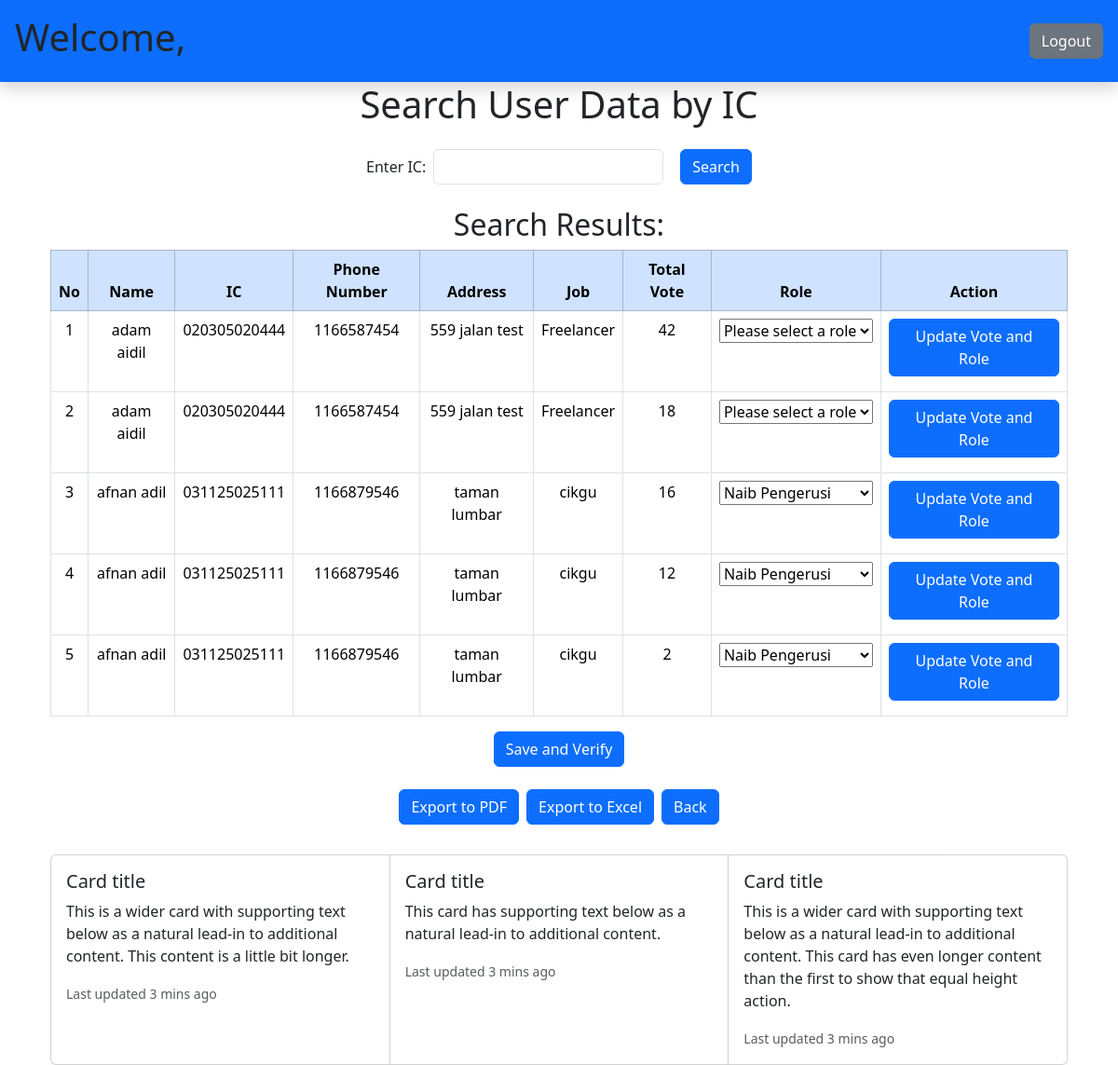
Before: /backend/form2_JHEPP.php?masjid_id=1 with the older database file.
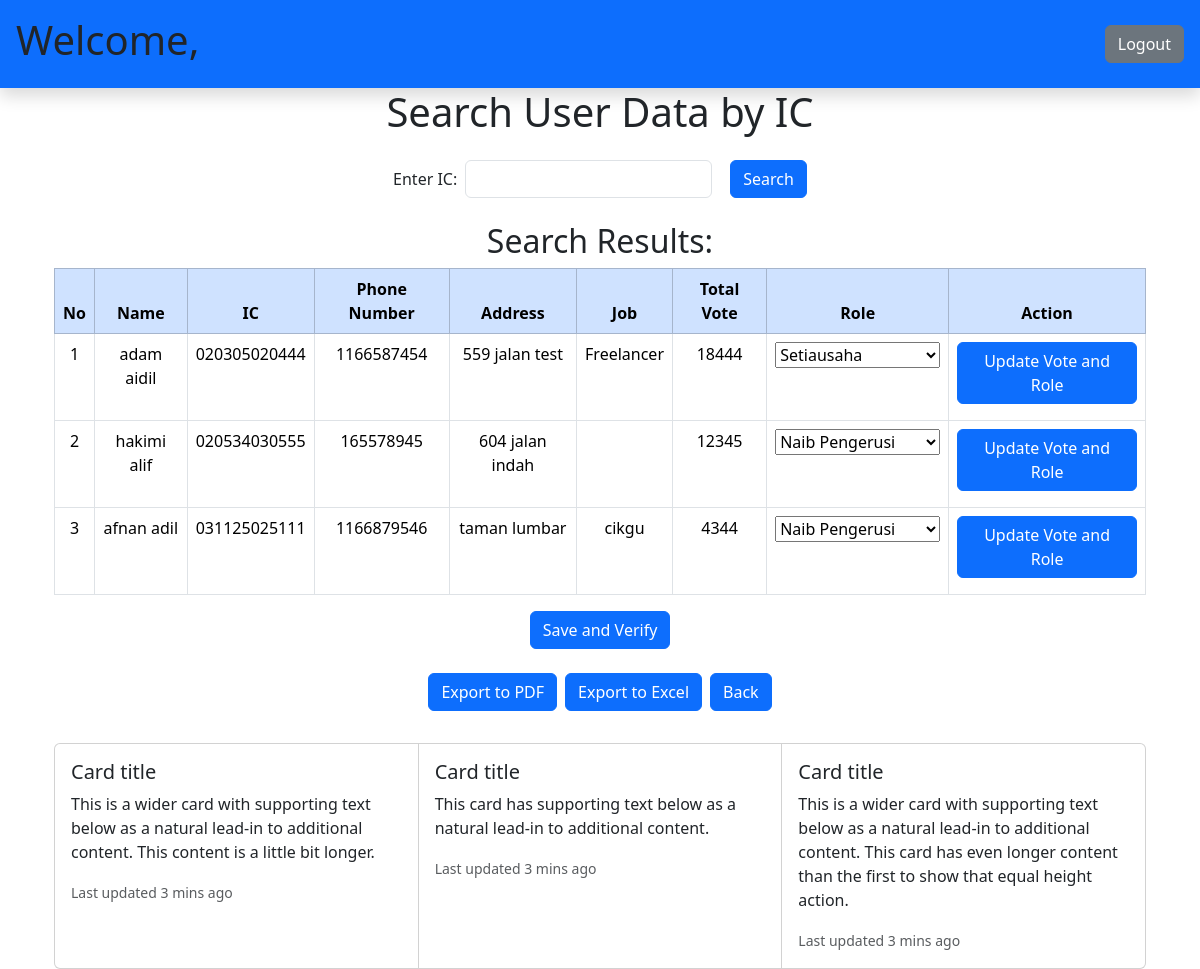
After: the same page with the newer database file.
### tables this page shows
CREATE TABLE `form` (
  `form_id` int(8) NOT NULL,
  `date` date NOT NULL,
  `name` varchar(50) NOT NULL,
  `ic` varchar(12) NOT NULL,
  `phone_num` int(11) NOT NULL,
  `address` varchar(50) NOT NULL,
  `job` varchar(30) NOT NULL,
  `total_vote` int(4) NOT NULL,
  `role` varchar(50) DEFAULT NULL,
  `status_code` int(1) DEFAULT NULL,
  `reg_date` datetime(6) NOT NULL DEFAULT current_timestamp(6),
  `edit_date` timestamp(6) NOT NULL DEFAULT current_timestamp(6) ON UPDATE current_timestamp(6),
  `verify_id_1` int(8) DEFAULT NULL,
  `verify_id_2` int(8) DEFAULT NULL,
  `verify_id_3` int(8) DEFAULT NULL
);

CREATE TABLE `user` (
  `user_id` int(8) NOT NULL,
  `username` varchar(20) NOT NULL,
  `pswd` varchar(20) NOT NULL,
  `name` varchar(60) NOT NULL,
  `masjid_id` varchar(20) NOT NULL,
  `ic` varchar(30) NOT NULL,
  `phone` int(11) NOT NULL,
  `address` varchar(50) NOT NULL,
  `job` varchar(30) DEFAULT NULL,
  `level_id` int(1) NOT NULL,
  `reg_date` datetime(6) NOT NULL DEFAULT current_timestamp(6),
  `edit_date` timestamp(6) NULL DEFAULT current_timestamp(6) ON UPDATE current_timestamp(6)
);

### backend/form2_JHEPP.php (the view, shortened to what this page needs)
<?php
include('connection.php');
$masjid_id = isset($_GET['masjid_id']) ? intval($_GET['masjid_id']) : null;
$firstDay = date('Y-m-01');
$lastDay = date('Y-m-t');
$sql = "SELECT f.*, u.name, u.ic, u.phone, u.address, u.job, u.masjid_id, m.masjid_name
        FROM form f
        JOIN user u ON f.ic = u.ic
        JOIN masjid m ON u.masjid_id = m.masjid_id
        WHERE DATE(f.reg_date) BETWEEN :firstdate AND :lastdate
        AND m.masjid_id = :masjid_id
        ORDER BY f.total_vote desc";
$stmt = $conn->prepare($sql);
$stmt->execute([
    'firstdate' => $firstDay,
    'lastdate' => $lastDay,
    'masjid_id' => $masjid_id
]);
$forms = $stmt->fetchAll(PDO::FETCH_ASSOC);
?>
<!DOCTYPE html>
<html lang="en">
<head>
</head>
<body>
<?php require '../include/header.php'; ?>
<div class="container d-flex flex-column align-items-center justify-content-center min-vh-80">
    <h1 class="text-center mb-4">Search User Data by IC</h1>
<div class="search-section text-center mb-4">
    <form method="POST" action="" class="d-flex justify-content-center align-items-center gap-2 w-100 mx-auto">
        <div class="d-flex align-items-center">
            <label for="search_ic" class="me-2 mb-0">Enter IC:</label>
            <input type="text" id="search_ic" name="search_ic" pattern="\d{12,}" maxlength="12" required class="form-control text-center w-75">
        </div>
        <button type="submit" class="btn btn-primary">Search</button>
    </form>
</div>
    <?php
    if (!empty($_SESSION['search_results'])): ?>
        <h2>Search Results:</h2>
        <table class="table table-bordered text-center">
        <thead class="table-primary text-white">
                    <tr>
                        <th>No</th>
                        <th>Name</th>
                        <th>IC</th>
                        <th>Phone Number</th>
                        <th>Address</th>
                        <th>Job</th>
                        <th>Total Vote</th>
                        <th>Role</th>
                        <th>Action</th>
                        </thead>
                        <tbody>
                    <?php
                    $counter = 1;
                    foreach ($_SESSION['search_results'] as $row): ?>
                        <tr>
                        <td><?php echo $counter++; ?></td>
                            <td><?php echo htmlspecialchars($row['name']); ?></td>
                            <td><?php echo htmlspecialchars($row['ic']); ?></td>
                            <td><?php echo htmlspecialchars($row['phone']); ?></td>
                            <td><?php echo htmlspecialchars($row['address']); ?></td>
                            <td><?php echo htmlspecialchars($row['job']); ?></td>
    <form method="POST" action="">
        <?php if (!isset($row['total_vote'])): ?>
    <td>
    <?php $key = isset($row['form_id']) ? $row['form_id'] : $row['ic']; ?>
    <input type="hidden" name="users[<?php echo $key; ?>][ic]" value="<?php echo htmlspecialchars($row['ic']); ?>">
        <?php echo htmlspecialchars($row['total_vote']); ?></td>
    </td>
<?php else: ?>
    <td>
        <?php echo htmlspecialchars($row['total_vote']); ?></td>
<?php endif; ?>
    <td>
        <select name="role">
            <option value="" disabled <?php echo (!isset($row['role']) || empty($row['role'])) ? 'selected' : ''; ?>>Please select a role</option>
            <option value="Naib Pengerusi" <?php echo (isset($row['role']) && $row['role'] == 'Naib Pengerusi') ? 'selected' : ''; ?>>Naib Pengerusi</option>
            <option value="Setiausaha" <?php echo (isset($row['role']) && $row['role'] == 'Setiausaha') ? 'selected' : ''; ?>>Setiausaha</option>
        </select>
    </td>
    <td>
    <button type="submit" name="update_vote" class="btn btn-primary mb-2" value="1">Update Vote and Role</button>
    </form>
                                </tr>
                    <?php endforeach; ?>
                </tbody>
            </table>
            <form method="POST" action="db_update_form_PTA.php">
        <button type="submit" name="update_all" class="btn btn-primary mb-2">Save and Verify</button>
        </form>
    <?php else: ?>
        <p>No results found for the entered IC.</p>
    <?php endif; ?>
    <div class="d-flex justify-content-center gap-2 mt-3">
    <a href="form2_PTA_pdf.php">
        <button type="button" class="btn btn-primary mb-2">Export to PDF</button>
    </a>
    <a href="form2_PTA_excel.php">
        <button type="button" class="btn btn-primary mb-2">Export to Excel</button>
    </a>
    <button onclick="window.location.href = 'form_JHEPP.php'" class="btn btn-primary mb-2">Back</button>
</div>
<?php require '../include/footer.php'; ?>
</body>
</html>

Changed rows visible on the page:
removed form: user.name "adam aidil", user.ic "020305020444", user.phone "1166587454", user.address "559 jalan test", user.job "Freelancer", total_vote "42", role "Please select a role"
removed form: user.name "adam aidil", user.ic "020305020444", user.phone "1166587454", user.address "559 jalan test", user.job "Freelancer", total_vote "18", role "Please select a role"
removed form: user.name "afnan adil", user.ic "031125025111", user.phone "1166879546", user.address "taman lumbar", user.job "cikgu", total_vote "16", role "Naib Pengerusi"
removed form: user.name "afnan adil", user.ic "031125025111", user.phone "1166879546", user.address "taman lumbar", user.job "cikgu", total_vote "12", role "Naib Pengerusi"
removed form: user.name "afnan adil", user.ic "031125025111", user.phone "1166879546", user.address "taman lumbar", user.job "cikgu", total_vote "2", role "Naib Pengerusi"
added form: user.name "adam aidil", user.ic "020305020444", user.phone "1166587454", user.address "559 jalan test", user.job "Freelancer", total_vote "18444", role "Setiausaha"
added form: user.name "hakimi alif", user.ic "020534030555", user.phone "165578945", user.address "604 jalan indah", total_vote "12345", role "Naib Pengerusi"
added form: user.name "afnan adil", user.ic "031125025111", user.phone "1166879546", user.address "taman lumbar", user.job "cikgu", total_vote "4344", role "Naib Pengerusi"
